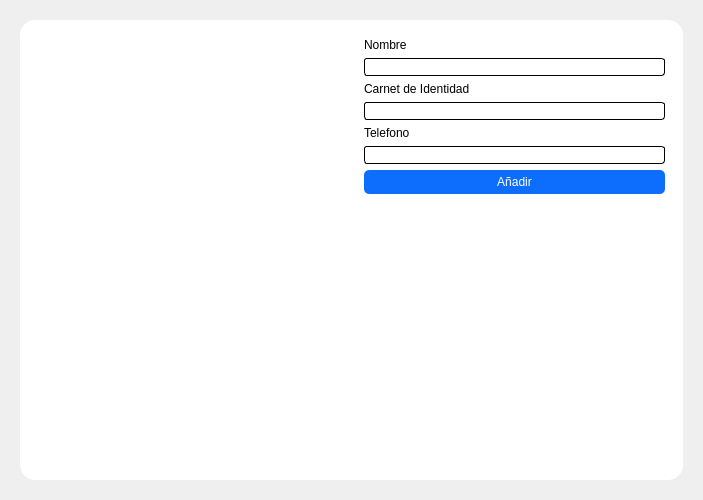
<?xml version="1.0" encoding="UTF-8"?>
<ui version="4.0">
 <class>clientes</class>
 <widget class="QWidget" name="clientes">
  <property name="geometry">
   <rect>
    <x>0</x>
    <y>0</y>
    <width>703</width>
    <height>500</height>
   </rect>
  </property>
  <property name="minimumSize">
   <size>
    <width>0</width>
    <height>500</height>
   </size>
  </property>
  <property name="windowTitle">
   <string>Form</string>
  </property>
  <property name="styleSheet">
   <string notr="true">*{
	border: none;
}
#dashboard{
	background-color: #eff9fe;
}
#cards QFrame{
	background-color: white;
	border-radius: 15px;
}
#frMain{
	background-color: white;
	border-radius: 15px;
}
QLineEdit{
	background: white;
	border: 1px solid black;
	border-radius: 3px;
}
QPushButton{
	padding: 5px;
	border-radius: 5px;
	color:white;
	background: #0d6efd;
}
QPushButton:hover{
	background: #1e7fff;
}</string>
  </property>
  <layout class="QVBoxLayout" name="verticalLayout">
   <item>
    <widget class="QWidget" name="main" native="true">
     <layout class="QHBoxLayout" name="horizontalLayout_15">
      <item>
       <widget class="QFrame" name="frMain">
        <property name="frameShape">
         <enum>QFrame::StyledPanel</enum>
        </property>
        <property name="frameShadow">
         <enum>QFrame::Raised</enum>
        </property>
        <layout class="QHBoxLayout" name="horizontalLayout">
         <item>
          <widget class="QFrame" name="frameView">
           <property name="minimumSize">
            <size>
             <width>300</width>
             <height>0</height>
            </size>
           </property>
           <property name="frameShape">
            <enum>QFrame::StyledPanel</enum>
           </property>
           <property name="frameShadow">
            <enum>QFrame::Raised</enum>
           </property>
           <layout class="QVBoxLayout" name="verticalLayout_4">
            <item>
             <widget class="QWidget" name="widget" native="true">
              <layout class="QVBoxLayout" name="verticalLayout_5">
               <item>
                <widget class="QTableView" name="tableView">
                 <property name="sizeAdjustPolicy">
                  <enum>QAbstractScrollArea::AdjustToContents</enum>
                 </property>
                </widget>
               </item>
              </layout>
             </widget>
            </item>
           </layout>
          </widget>
         </item>
         <item>
          <widget class="QFrame" name="frameAdd">
           <property name="minimumSize">
            <size>
             <width>250</width>
             <height>0</height>
            </size>
           </property>
           <property name="maximumSize">
            <size>
             <width>350</width>
             <height>16777215</height>
            </size>
           </property>
           <property name="frameShape">
            <enum>QFrame::StyledPanel</enum>
           </property>
           <property name="frameShadow">
            <enum>QFrame::Raised</enum>
           </property>
           <layout class="QVBoxLayout" name="verticalLayout_2">
            <property name="leftMargin">
             <number>0</number>
            </property>
            <property name="topMargin">
             <number>0</number>
            </property>
            <property name="rightMargin">
             <number>0</number>
            </property>
            <property name="bottomMargin">
             <number>0</number>
            </property>
            <item alignment="Qt::AlignTop">
             <widget class="QFrame" name="frame">
              <property name="frameShape">
               <enum>QFrame::StyledPanel</enum>
              </property>
              <property name="frameShadow">
               <enum>QFrame::Raised</enum>
              </property>
              <layout class="QVBoxLayout" name="verticalLayout_3">
               <item>
                <widget class="QLabel" name="lblNombre">
                 <property name="text">
                  <string>Nombre</string>
                 </property>
                </widget>
               </item>
               <item>
                <widget class="QLineEdit" name="leNombre"/>
               </item>
               <item>
                <widget class="QLabel" name="lblCi">
                 <property name="text">
                  <string>Carnet de Identidad</string>
                 </property>
                </widget>
               </item>
               <item>
                <widget class="QLineEdit" name="leCi"/>
               </item>
               <item>
                <widget class="QLabel" name="lblTel">
                 <property name="text">
                  <string>Telefono</string>
                 </property>
                </widget>
               </item>
               <item>
                <widget class="QLineEdit" name="leTel"/>
               </item>
               <item>
                <widget class="QPushButton" name="btnCreate">
                 <property name="cursor">
                  <cursorShape>PointingHandCursor</cursorShape>
                 </property>
                 <property name="text">
                  <string>Añadir</string>
                 </property>
                </widget>
               </item>
              </layout>
             </widget>
            </item>
            <item>
             <widget class="QFrame" name="frame_2">
              <property name="frameShape">
               <enum>QFrame::StyledPanel</enum>
              </property>
              <property name="frameShadow">
               <enum>QFrame::Raised</enum>
              </property>
             </widget>
            </item>
           </layout>
          </widget>
         </item>
        </layout>
       </widget>
      </item>
     </layout>
    </widget>
   </item>
  </layout>
 </widget>
 <resources>
  <include location="../../PySide-Projects/intrefaceIA/resources.qrc"/>
  <include location="../../AICountDrive/interfaces/resources.qrc"/>
 </resources>
 <connections/>
</ui>
